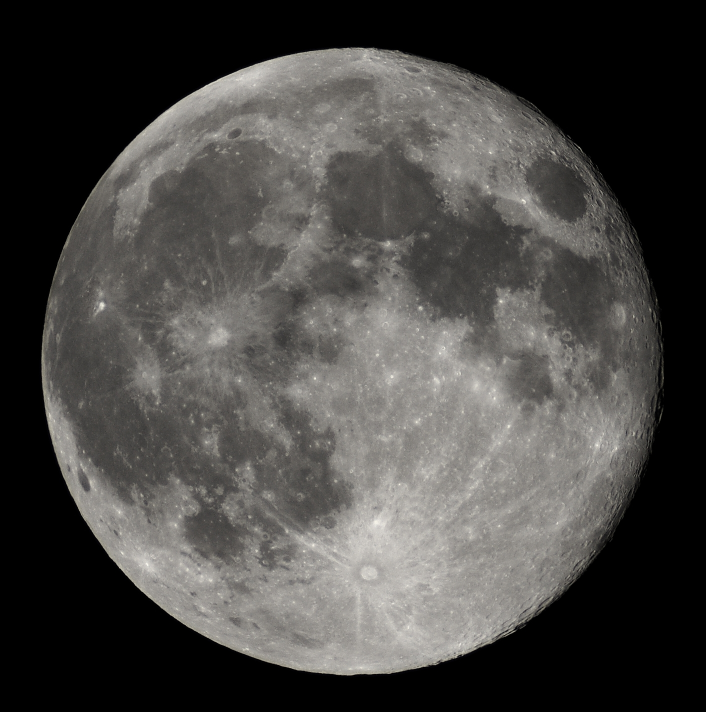
#> input picture Ejercicios/lunauwu.jpg, 1411 x 1424 px (shown at 1/2 size)
$ python Ejercicio6.py
#> lines starting #> are read from the running program, lines starting #| are printed output that depends on the picture
# -*- coding: utf-8 -*-
"""
Created on Mon Feb 27 14:38:53 2023

@author: Rojas Martinez Jonathan Francisco
"""

import numpy as np
import matplotlib.pyplot as plt
from PIL import Image
# Importamo las imagen de la luna:
imagen = Image.open('lunauwu.jpg')
#> imagen is the input picture: PIL image 1411x1424 RGB; mean R, G, B 72.7, 71.1, 68.7
## imagen
# Hacemos un array a la Imagen
im_datos = np.array(imagen)
roj0 = np.array(imagen)
az0l = np.array(imagen)
verd0 = np.array(imagen)

x=np.linspace(250, 1250, 10)

for i in range(0, len(im_datos[1])):
    for j in range(0, len(im_datos[0])):
        roj0[i][j][0] = 0
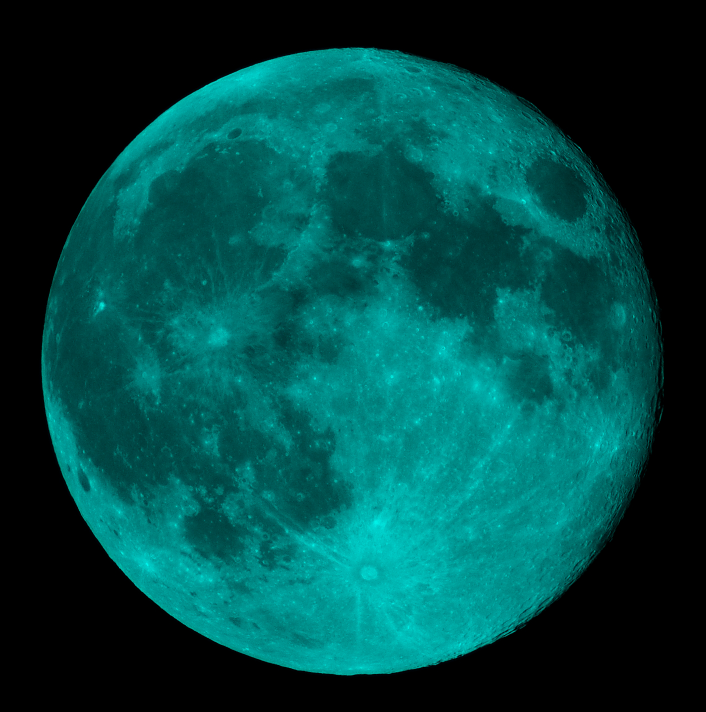
#> roj0: shape (1424, 1411, 3) (shown at 1/2 size); mean R, G, B 0, 71.1, 68.7

for i in range(0, len(im_datos[1])):
    for j in range(0, len(im_datos[0])):
        az0l[i][j][1] = 0
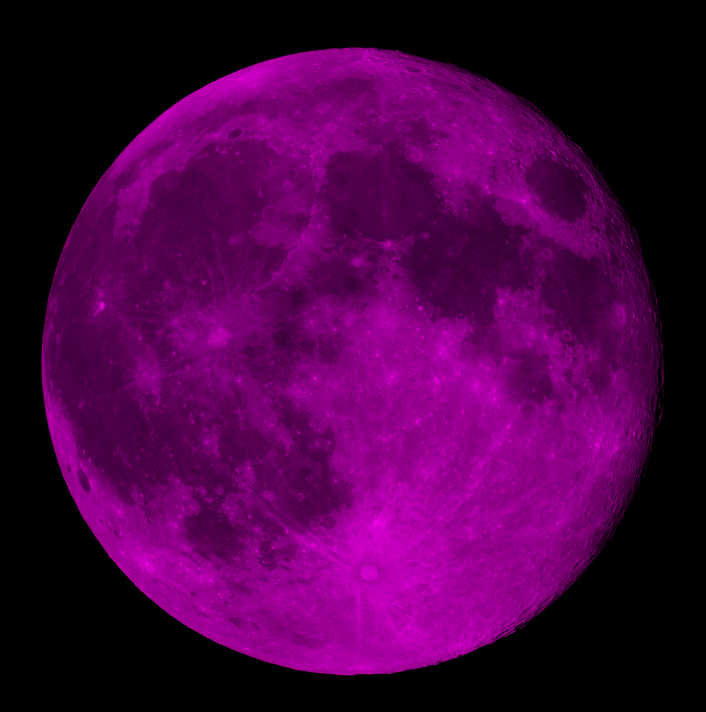
#> az0l: shape (1424, 1411, 3) (shown at 1/2 size); mean R, G, B 72.7, 0, 68.7

for i in range(0, len(im_datos[1])):
    for j in range(0, len(im_datos[0])):
        verd0[i][j][2] = 0
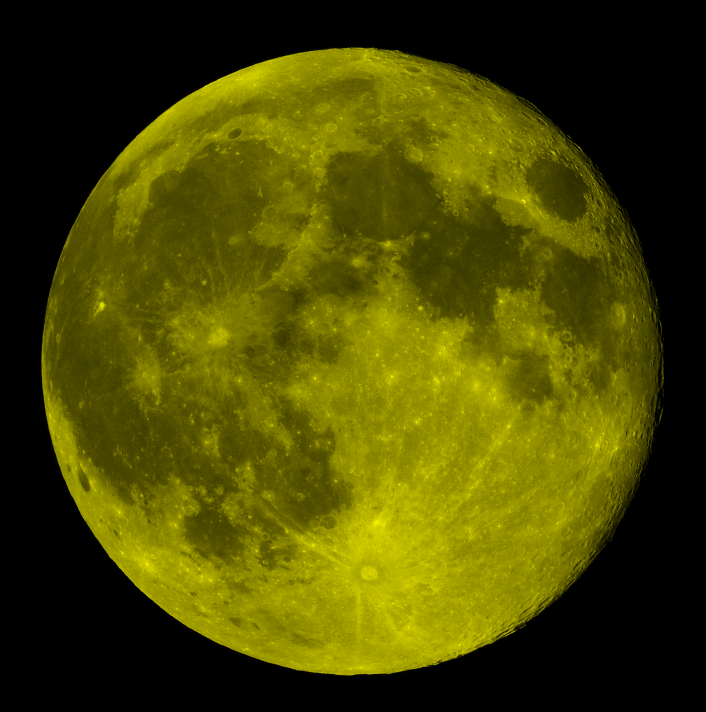
#> verd0: shape (1424, 1411, 3) (shown at 1/2 size); mean R, G, B 72.7, 71.1, 0


fig,ax = plt.subplots(figsize=(6,6))
ax.imshow(roj0)
plt.show()
fig,ax = plt.subplots(figsize=(6,6))
ax.imshow(az0l)
plt.show()
fig,ax = plt.subplots(figsize=(6,6))
ax.imshow(verd0)
plt.show()
